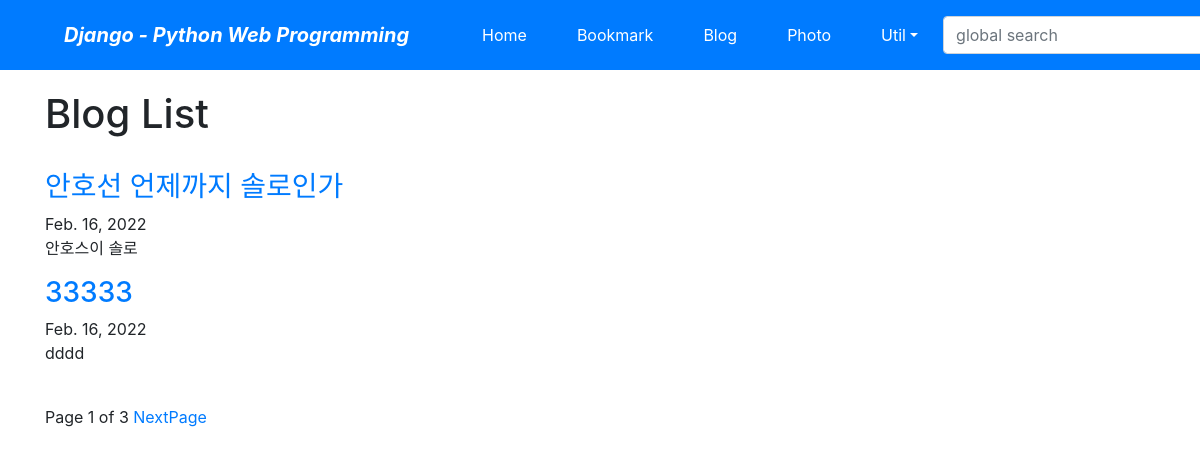
Screenshot of /blog/ with the database file from the repository.
### blog/models.py (models this page shows, shortened)
class Post(models.Model):
    title = models.CharField(verbose_name = 'TITLE', max_length=50)
    slug = models.SlugField('SLUG', unique=True, allow_unicode=True, help_text='한단어요약')
    description = models.CharField('DESCRIPTION', max_length=100, blank = True, help_text='한줄요약')
    content = models.TextField('CONTENT')
    create_dt = models.DateTimeField('CREATE DATE', auto_now_add = True)
    modify_dt = models.DateTimeField('MODIFY DATE', auto_now = True)
    tags = TaggableManager(blank=True)
    class Meta:
        verbose_name = 'post'
        verbose_name_plural = 'posts'
        db_table = 'blog_posts'
        ordering = ('-modify_dt', )
    def get_absolute_url(self):
        return reverse('blog:post_detail', args=(self.slug,))

### blog/views.py (the view)
# urls.py: path('', views.PostLV.as_view(), name='index'),
class PostLV(ListView):
    model = Post
    template_name = 'blog/post_all.html'
    context_object_name = 'posts'
    paginate_by = 2

### blog/templates/blog/post_all.html (shortened to what this page needs)
{% extends 'base.html' %}
{%block content%}
<h1>Blog List</h1>
<br>
{% for post in posts %}
    <h3><a href="{{ post.get_absolute_url }}">{{ post.title }}</a></h3>
    {{ post.modify_dt|date:"N d, Y"}}
    <p>{{ post.description }}</p>
{% endfor %}
<br>
<div>
    <span>
        Page {{ page_obj.number }} of {{page_obj.paginator.num_pages }}
        {% if page_obj.has_next %}
            <a href="?page= {{ page_obj.next_page_number }}">NextPage</a>
        {% endif %}
    </span>
</div>
{% endblock %}

### rows the page displays
Post: title "안호선 언제까지 솔로인가", modify_dt "Feb. 16, 2022", description "안호스이 솔로"
Post: title "33333", modify_dt "Feb. 16, 2022", description "dddd"

### other values shown
{{ page_obj.number }} "1"
{{ page_obj.paginator.num_pages }} "3"
